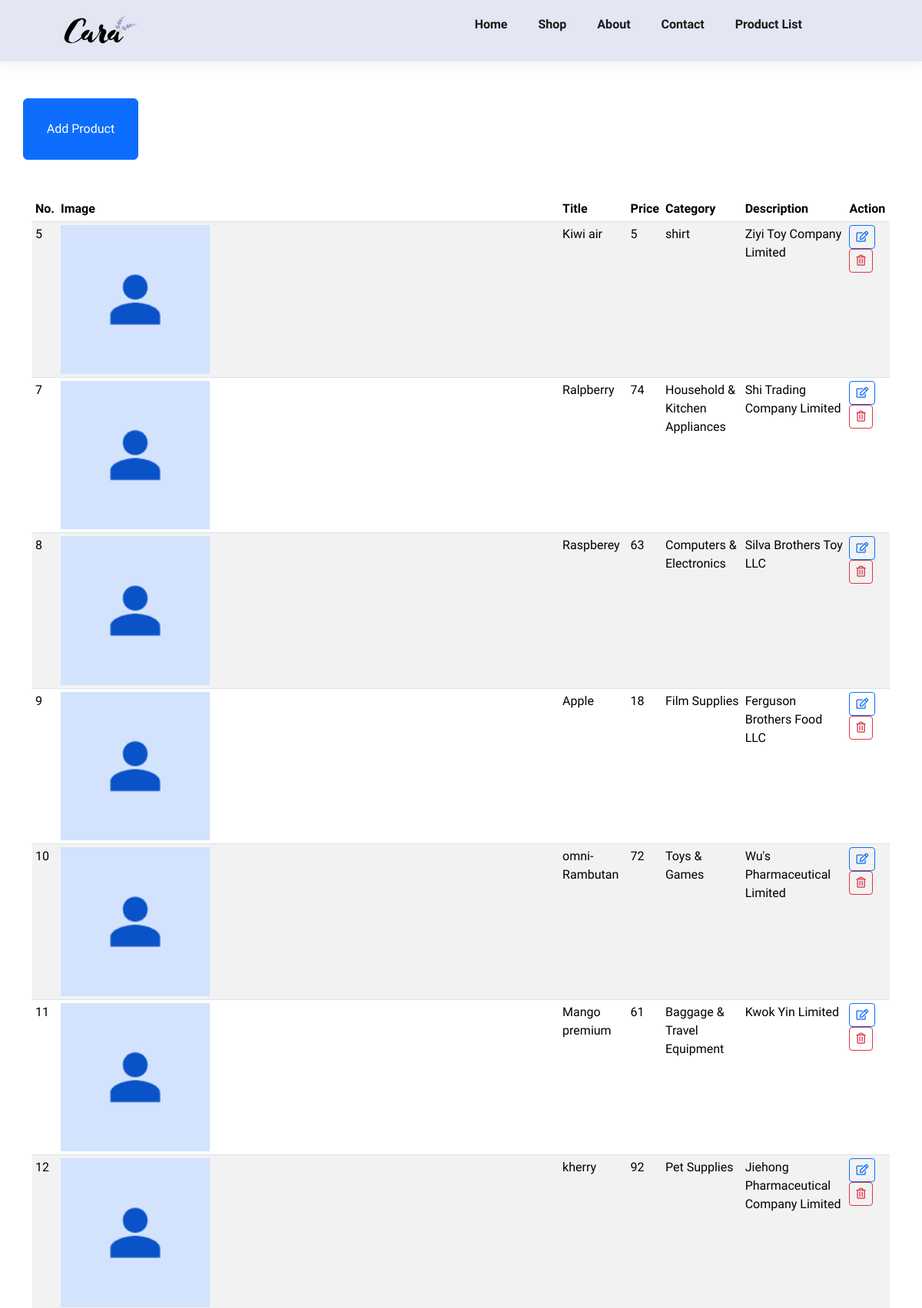
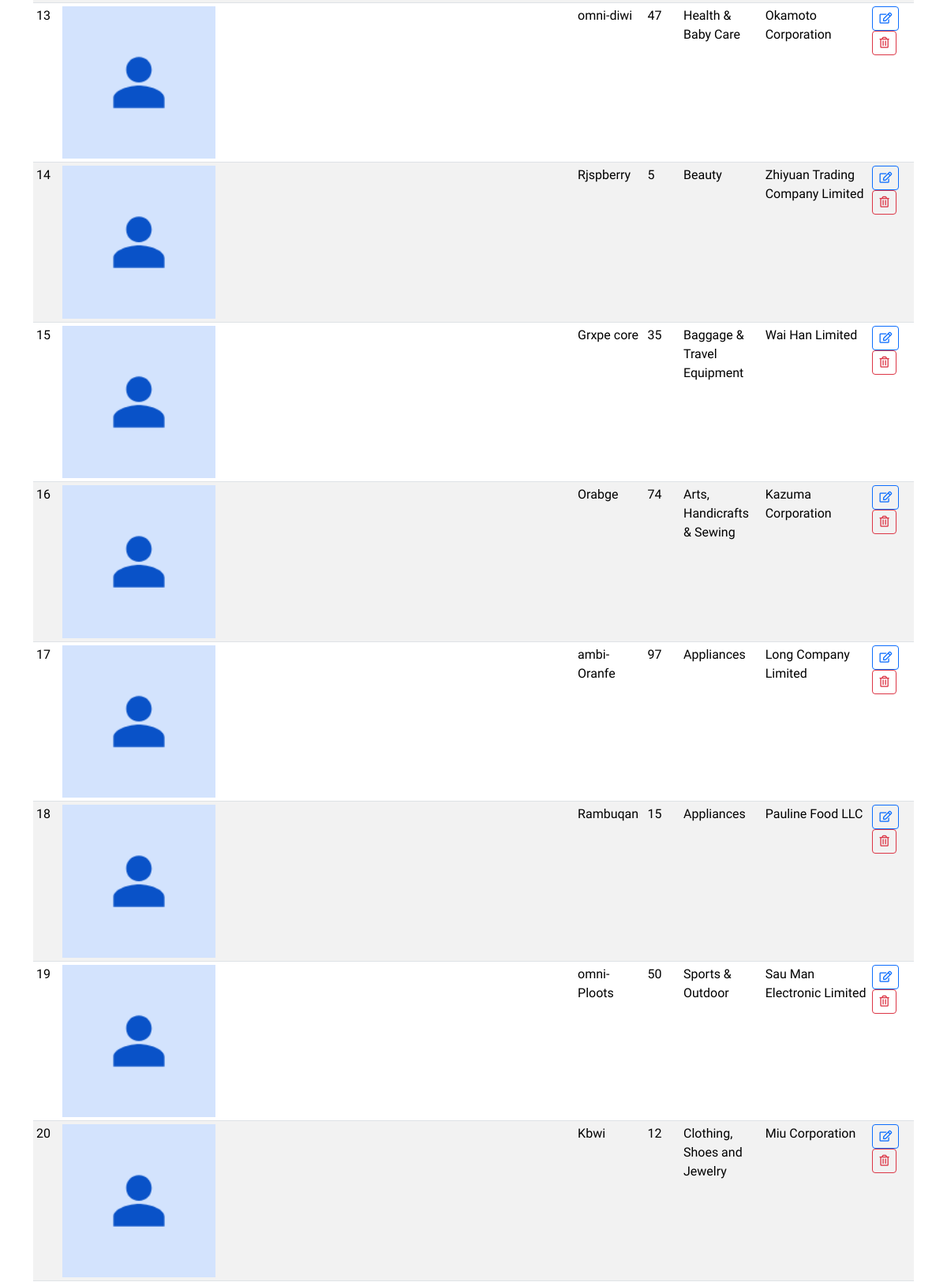
The app's page /product_list (upper part) with its own data (2 pictures, top to bottom).
### tables this page shows
CREATE TABLE "product" (
  "id" INTEGER NOT NULL PRIMARY KEY AUTOINCREMENT,
  "title" TEXT,
  "price" NUMBER,
  "category" TEXT,
  "description" TEXT,
  "image" TEXT
);

### app.py (the view)
@app.get('/product_list')
def product_list():
    cursor = conn.cursor()
    cursor.execute("SELECT id, title, price, category, description, COALESCE(image, 'no_image') AS image FROM product")
    rows = cursor.fetchall()
    products = [
        {
            'id': row[0],
            'title': row[1],
            'price': row[2],
            'category': row[3],
            'description': row[4],
            'image': row[5],
        } for row in rows
    ]
    return render_template('product_list.html', data=products, module='product')

### templates/product_list.html (shortened to what this page needs)
<!DOCTYPE html>
<html lang="en">
<head>
    <link href="https://cdn.jsdelivr.net/npm/bootstrap@5.3.3/dist/css/bootstrap.min.css" rel="stylesheet">
    <link rel="stylesheet"
    href="https://pro.fontawesome.com/releases/v5.15.4/css/all.css" />
    <link rel="stylesheet" href="../static/css/style.css">
    <link rel="stylesheet" href="https://cdn.datatables.net/2.1.0/css/dataTables.dataTables.min.css" />
</head>
<body>
    <section id="header">
        <a href="/"><img src="static/img/logo.png" class="logo" alt=""></a>
        <div>
            <ul id="navbar">
                <li><a href='/'>Home</a></li>
                <li><a href='/shop'>Shop</a></li>
                <li><a href='/about'>About</a></li>
                <li><a href='/contact'>Contact</a></li>
                <li><a href='/product_list'>Product List</a></li>
                <li id="lg-bag"><a href='/cart'><i class="far fa-shopping-bag"></i></a></li>
            </ul>
        </div>
    </section>
    <div class="container">
    <div class="row mt-5">
        <button style="width: 150px; height: 80px" class="btn btn-primary" onclick="location.href='/add_product'">
            Add Product
        </button>
    </div>
        <div class="row">
            <div class="col-md-12 mt-5">
                <div class="table-responsive">
                    <table id="product_table" class="table table-sm table-striped display">
                        <thead>
                        <tr>
                            <th>No.</th>
                            <th>Image</th>
                            <th>Title</th>
                            <th>Price</th>
                            <th>Category</th>
                            <th>Description</th>
                            <th>Action</th>
                        </tr>
                        </thead>
                        <tbody>
                        {% for item in data %}
                            <tr>
                                <td>{{ item['id']}}</td>
                                <td>
                                    {% if item['image'] == 'no_image' %}
                                        <img
                                                style="width: 30%;"
                                                src="/static/image/no-image.png"
                                        >
                                    {% endif %}
                                </td>
                                <td>{{ item['title'] }}</td>
                                <td>{{ item['price'] }}</td>
                                <td>{{ item['category'] }}</td>
                                <td>{{ item['description'] }}</td>
                                <td>
                                    <a href="/edit_product?id={{ item['id'] }}" class="btn btn-sm btn-outline-primary">
                                        <i class="far fa-edit"></i>
                                    </a>
                                    <a href="" onclick="delete_product({{ item['id'] }})" class="btn btn-sm btn-outline-danger">
                                        <i class="far fa-trash-alt"></i>
                                    </a>
                                </td>
                            </tr>
                        {% endfor %}
                        </tbody>
                    </table>
                </div>
            </div>
        </div>
    </div>
</body>
</html>

### static/css/style.css (style rules this page uses)
* { margin: 0; padding: 0; box-sizing: border-box; font-family: 'Spartan',sans-serif; }
body { width: 100%; }
#header { display: flex; align-items: center; justify-content: space-between; padding: 20px 80px; background: #E3E6F3; box-shadow: 0 5px 15px rgba(0, 0, 0, 0.06); z-index: 999; position: sticky; top: 0; left: 0; }
#navbar { display: flex; align-items: center; justify-content: center; }
#navbar li { list-style: none; padding: 0 20px; position: relative; }
#navbar li a { text-decoration: none; font-size: 16px; font-weight: 600; color: #1a1a1a; transition: 0.3s ease; }

### records on screen
product: id "5", title "Kiwi air", price "5", category "shirt", description "Ziyi Toy Company Limited"
product: id "7", title "Ralpberry", price "74", category "Household & Kitchen Appliances", description "Shi Trading Company Limited"
product: id "8", title "Raspberey", price "63", category "Computers & Electronics", description "Silva Brothers Toy LLC"
product: id "9", title "Apple", price "18", category "Film Supplies", description "Ferguson Brothers Food LLC"
product: id "10", title "omni-Rambutan", price "72", category "Toys & Games", description "Wu's Pharmaceutical Limited"
product: id "11", title "Mango premium", price "61", category "Baggage & Travel Equipment", description "Kwok Yin Limited"
product: id "12", title "kherry", price "92", category "Pet Supplies", description "Jiehong Pharmaceutical Company Limited"
product: id "13", title "omni-diwi", price "47", category "Health & Baby Care", description "Okamoto Corporation"
product: id "14", title "Rjspberry", price "5", category "Beauty", description "Zhiyuan Trading Company Limited"
product: id "15", title "Grxpe core", price "35", category "Baggage & Travel Equipment", description "Wai Han Limited"
product: id "16", title "Orabge", price "74", category "Arts, Handicrafts & Sewing", description "Kazuma Corporation"
product: id "17", title "ambi-Oranfe", price "97", category "Appliances", description "Long Company Limited"
product: id "18", title "Rambuqan", price "15", category "Appliances", description "Pauline Food LLC"
product: id "19", title "omni-Ploots", price "50", category "Sports & Outdoor", description "Sau Man Electronic Limited"
product: id "20", title "Kbwi", price "12", category "Clothing, Shoes and Jewelry", description "Miu Corporation"
